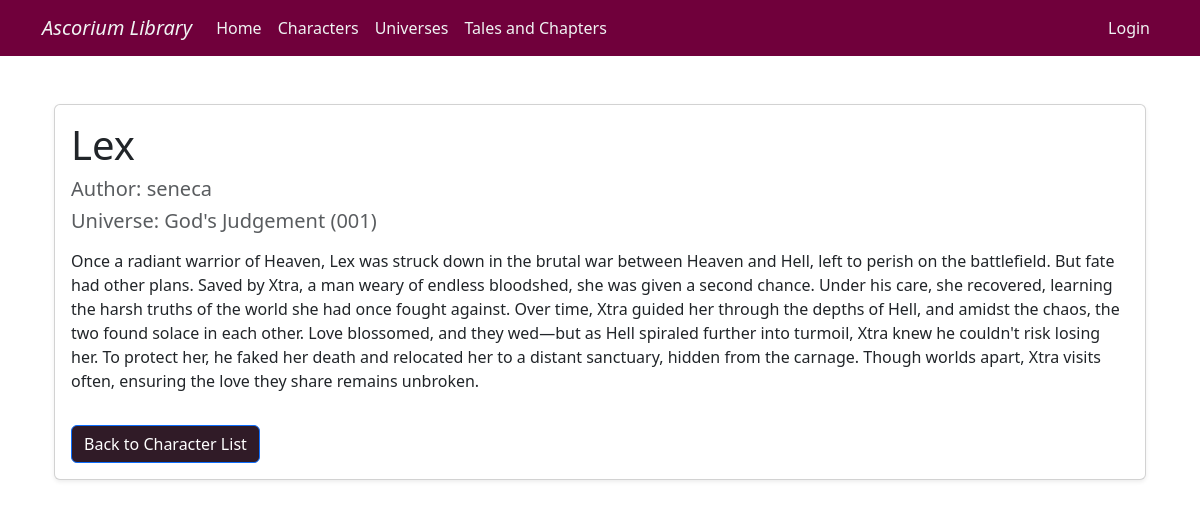
The page /CharacterPage/2/ on the database its author committed.
### Story_Database/models.py (models this page shows, shortened)
class CharacterDatabase(models.Model):  #Character database
    Name = models.CharField(max_length=64)
    Author = models.CharField(max_length=64, editable=False)   #the author is not editable, it is linked to the account that made it
    CharacterDescription = models.TextField()
    UniverseNumber = models.ForeignKey(UniverseDatabase, on_delete=models.CASCADE)  #foreign key to Unieverse Database, and so upon deletion of a universe no characters from it exist and so .cascade is added
    Tags = models.ManyToManyField("self", blank=True, symmetrical=False)    #relations to other characters from Character database  (symmetrical since it doesnt go both ways always) blank because it can be left empty

class UniverseDatabase(models.Model):   #Universe Database
    Name=models.CharField(max_length=64)
    UniverseAuthor=models.CharField(max_length=64, null=True)   #can be left empty, since multiple authors for a Universe could exist since they can be large projects of work
    UniverseNumber=models.PositiveIntegerField(unique=True)     #primary key using unique=True
    UniverseDescription=models.TextField() #textfield for the description that can vary in size depending on how creative the user is

### Story_Database/views.py (the view)
# urls.py: path('CharacterPage/<int:CharacterID>/', views.CharacterPage, name="CharacterPage"), #<int:CharacterID> has the ID for the page
def CharacterPage(request, CharacterID): #take in CharacterID
       Character=get_object_or_404(CharacterDatabase, id=CharacterID) #get_object_or_404 attempts to retrieve object if fails show http 404 error, the character looked for is in CharacterID
       User = request.user.username #fetch username of person to check if individual is author in the html
       context = {"Character":Character, "User":User} #create context for character for html
       return render(request, "CharacterPage.html", context)

### Story_Database/templates/CharacterPage.html (shortened to what this page needs)
{% extends "base.html" %}
{% block content %}
<div class="container mt-5">
    <div class="card shadow-sm">
        <div class="card-body">
            <h1 class="card-title">{{ Character.Name }}</h1>
            <h5 class="text-muted">Author: {{ Character.Author }}</h5>
            <h5 class="text-muted">Universe: {{ Character.UniverseNumber.Name }} ({{ Character.UniverseNumber.UniverseNumber|stringformat:"03d" }})</h5>
            <p class="mt-3">{{ Character.CharacterDescription }}</p>
            <a href="{% url 'CharacterArticles' %}" class="btn btn-primary mt-3 color-button-Cancel">Back to Character List</a>
        </div>
    </div>
</div>
{% endblock %}

### static/styles.css (style rules this page uses)
.color-button-Cancel { background-color: #301B27; }

### rows shown on the page
CharacterDatabase: Name "Lex", Author "seneca", UniverseNumber.Name "God's Judgement", UniverseNumber.UniverseNumber "001", CharacterDescription "Once a radiant warrior of Heaven, Lex was struck down in the brutal war between Heaven and Hell, left to perish on the battlefield. But fate had other plans. Saved by Xtra, a man weary of endless bloodshed, she was given a second chance. Under his care, she recovered, learning the harsh truths of the world she had once fought against. Over time, Xtra guided her through the depths of Hell, and amidst the chaos, the two found solace in each other. Love blossomed, and they wed—but as Hell spiraled further into turmoil, Xtra knew he couldn't risk losing her. To protect her, he faked her death and relocated her to a distant sanctuary, hidden from the carnage. Though worlds apart, Xtra visits…"
